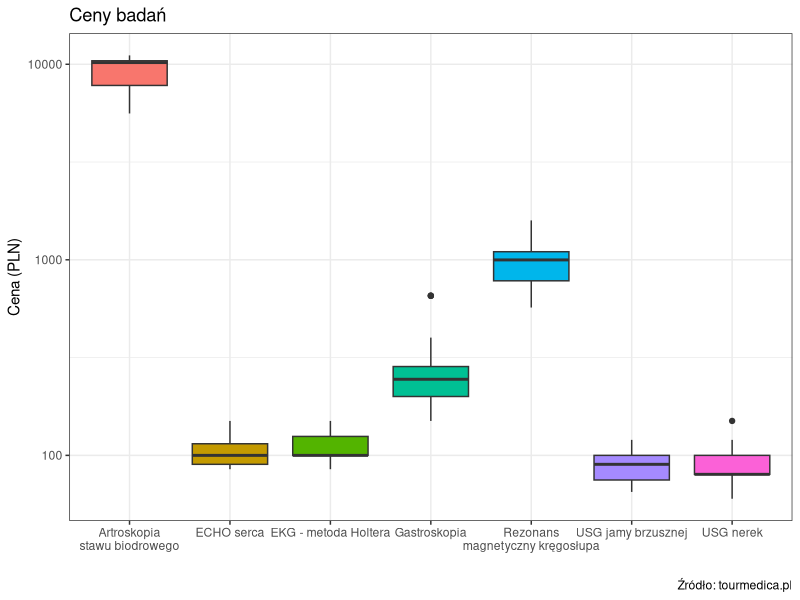

Source code (R):
library(ggplot2)
library(dplyr)

setwd("D:\\Polibuda\\TWD\\plakat")
prices <- read.csv("prices.csv") %>%
  filter(badanie != "Test na borelioze", badanie != "Koronografia")
ggplot(prices, aes(x=badanie, y=cena, fill=badanie)) +
  geom_boxplot() +
  labs(title="Ceny badań",
       caption="Źródło: tourmedica.pl",
       x="",
       y="Cena (PLN)") +
  scale_y_log10() +
  scale_x_discrete(
    labels=c("Artroskopia\nstawu biodrowego", "ECHO serca",
             "EKG - metoda Holtera", "Gastroskopia",
             "Rezonans\nmagnetyczny kręgosłupa",
             "USG jamy brzusznej", "USG nerek"))+
  scale_color_brewer(type="qual", palette=6)+
  theme_bw() +
  theme(legend.position="none")
